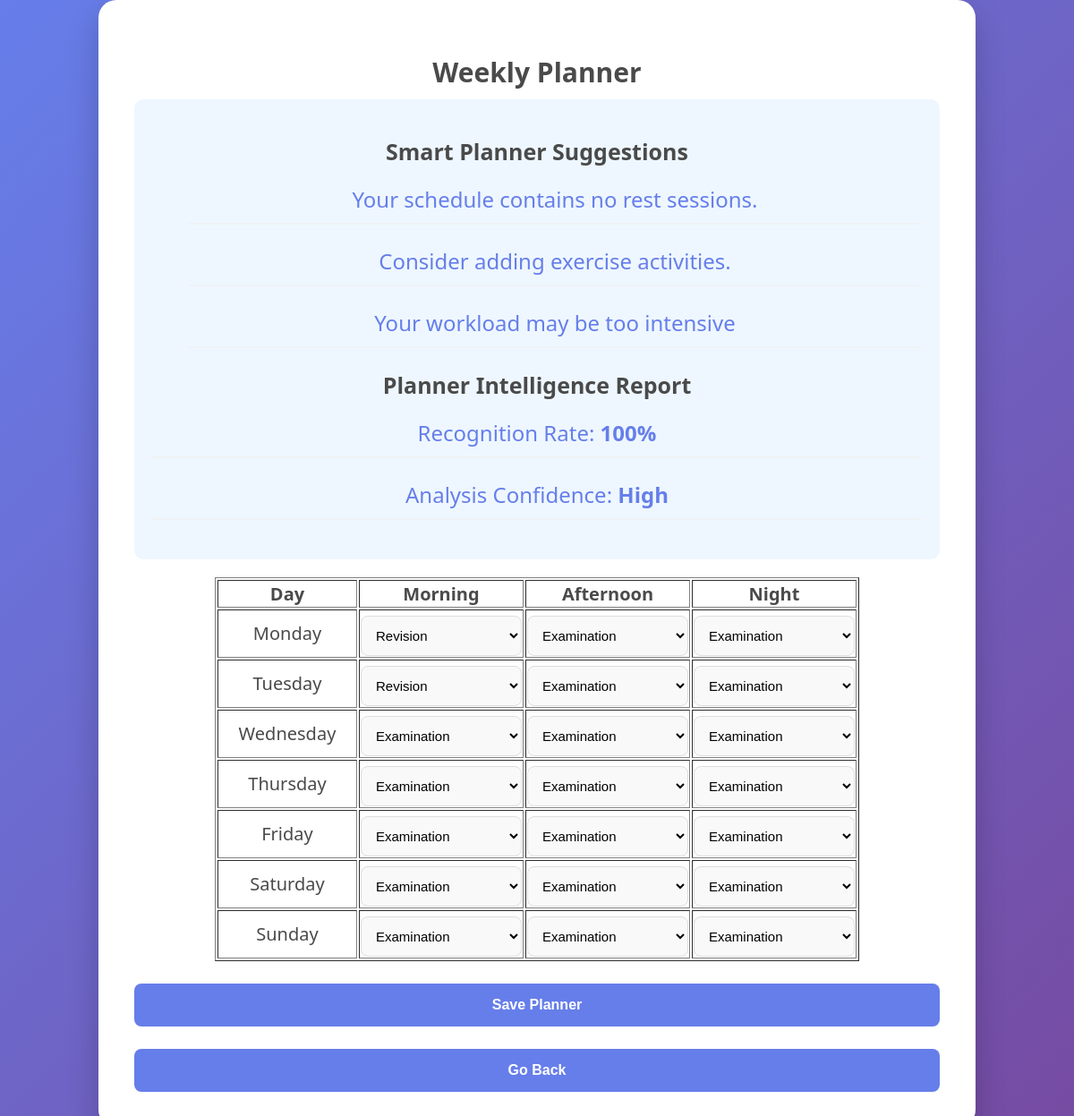
Page /planner (signed in) on the committed database.
### tables this page shows
CREATE TABLE planner (
            id INTEGER PRIMARY KEY AUTOINCREMENT,
            username TEXT,
            day TEXT,
            morning TEXT,
            afternoon TEXT,
            night TEXT
        );

### main.py (the view, shortened to what this page needs)
@app.route('/planner', methods = ['GET', 'POST'])
def planner():
    if 'user' not in session:
        return redirect('/login')
    conn = get_db()
    conn.row_factory = sqlite3.Row
    c = conn.cursor()
    days = ["Monday", "Tuesday", "Wednesday", "Thursday", "Friday", "Saturday", "Sunday"]
    default_presets = ["Lecture", "Self Study", "Rest", "Revision", "Assignment", "Examination"]
    try:
        c.execute("""
            SELECT * FROM planner WHERE username=?
        """, (session['user'],))
        rows = c.fetchall()
        planner_data = {}
        for row in rows:
            planner_data[row['day']] = {
                'morning': row['morning'],
                'afternoon': row['afternoon'],
                'night': row['night']
            }
        c.execute("""
            SELECT task FROM planner_presets WHERE username=?
        """, (session['user'],))
        custom_rows = c.fetchall()
        custom_presets = [row['task'] for row in custom_rows]
        all_presets = list(set(default_presets + custom_presets))
        all_tasks = []
        for day in planner_data.values():
            all_tasks.extend([day["morning"], day["afternoon"], day["night"]])
        categories = [classify_task(task) for task in all_tasks]
        recognition_rate, analysis_confidence, planner_suggestion = generate_planner_suggestion(categories)
        current_task = get_current_task(session['user'])
    finally:
        conn.close()
    return render_template("planner.html", days = days, planner_data = planner_data, all_presets = all_presets, planner_suggestion = planner_suggestion, analysis_confidence = analysis_confidence, recognition_rate = recognition_rate, current_task = current_task)

### main.py (called while the page is built)
def get_db():
    return sqlite3.connect("users.db", timeout = 5)

def get_user_timezone(username):
    conn = get_db()
    conn.row_factory = sqlite3.Row
    c = conn.cursor()
    try:
        c.execute("Select timezone FROM users WHERE username=?", (username,))
        user = c.fetchone()
        if not user:
            return "UTC"
        timezone_setting = user["timezone"]
        if timezone_setting == "AUTO":
            device_tz = session.get("device_timezone", "UTC")
            return device_tz
        return timezone_setting
    finally:
        conn.close()

def get_current_task(username):
    conn = get_db()
    conn.row_factory = sqlite3.Row
    c = conn.cursor()
    try:
        user_timezone = get_user_timezone(username)
        now = datetime.now(ZoneInfo(user_timezone))
        current_day = now.strftime("%A")
        current_hour = now.hour
        if 5 <= current_hour < 12: #5am - Before 12pm
            period = "morning"
        elif current_hour < 18: #12pm - Before 6pm
            period = "afternoon"
        else:
            period = "night"
        c.execute(f"""
            SELECT {period} FROM planner WHERE username=? AND day=?
        """, (username, current_day))
        planner_data = c.fetchone()
        if planner_data:
            return planner_data[period]
        return None
    finally:
        conn.close()

### simulation.py (called while the page is built)
def task_count(categories):
    counts = Counter(categories)
    study_count = max(counts["study"], 0)
    academic_count = max(counts["academic"], 0)
    rest_count = max(counts["rest"], 0)
    exercise_count = max(counts["exercise"], 0)
    work_count = max(counts["work"], 0)
    other_count = max(counts["other"], 0)
    return study_count, academic_count, rest_count, exercise_count, work_count, other_count

### templates/planner.html (shortened to what this page needs)
<!DOCTYPE html>
<html>
    <head>
    </head>
    <body>
        <div class = "container">
            <h1>Weekly Planner</h1>
            <div style = "background: #eef7ff; padding: 20px; border-radius: 10px; margin-bottom: 20px; ">
                <h2>Smart Planner Suggestions</h2>
                <ul>{% for suggestion in planner_suggestion %}
                    <p>{{suggestion}}</p>
                {% endfor %}
                </ul>
                <h2>Planner Intelligence Report</h2>
                <p>Recognition Rate: <b>{{recognition_rate}}%</b></p>
                <p>Analysis Confidence: <b>{{analysis_confidence}}</b></p>
            </div>
            <form method = "POST">
                <table border="1" style="margin: 0 auto; width: 80%;">
                    <tr>
                        <th>Day</th>
                        <th>Morning</th>
                        <th>Afternoon</th>
                        <th>Night</th>
                    </tr>
                    {% for day in days %}
                    <tr>
                        <td>{{day}}</td>
                        <td>
                            <select name = "{{day}}_morning" onchange = "toggleCustom(this, '{{day}}_morning_custom')">
                                {% for task in all_presets %}
                                    <option value = "{{task}}" {% if planner_data.get(day, {}).get('morning') == task %} selected {% endif %}>{{task}}</option>
                                {% endfor %}
                            </select>
                        </td>
                        <td>
                            <select name = "{{day}}_afternoon" onchange = "toggleCustom(this, '{{day}}_afternoon_custom')">
                                {% for task in all_presets %}
                                    <option value = "{{task}}" {% if planner_data.get(day, {}).get('afternoon') == task %} selected {% endif %}>{{task}}</option>
                                {% endfor %}
                            </select>
                        </td>
                        <td>
                            <select name = "{{day}}_night" onchange = "toggleCustom(this, '{{day}}_night_custom')">
                                {% for task in all_presets %}
                                    <option value = "{{task}}" {% if planner_data.get(day, {}).get('night') == task %} selected {% endif %}>{{task}}</option>
                                {% endfor %}
                            </select>
                        </td>
                    </tr>
                    {% endfor %}
                </table>
                <button type = "submit">Save Planner</button>
            </form>
            <nav>
                <a href = "/">
                    <button>Go Back</button>
                </a>
            </nav>
        </div>
    </body>
</html>

### templates/planner.html (style rules this page uses)
body { font-family: 'Segoe UI', Tahoma, Geneva, Verdana, sans-serif; background: linear-gradient(135deg, #667eea 0%, #764ba2 100%); display: flex; justify-content: center; align-items: center; min-height: 100vh; margin: 0; color: #333; }
.container { background: white; padding: 40px; border-radius: 20px; box-shadow: 0 15px 35px rgba(0,0,0,0.2); width: 100%; max-width: 900px; text-align: center; }
h1 { color: #4a4a4a; font-size: 30px; text-align: center; margin-bottom: 10px; }
h2 { color: #4a4a4a; font-size: 25px; text-align: center; margin-bottom: 10px; }
p { color: #667eea; font-size: 24px; border-bottom: 2px solid #f0f2f5; padding-bottom: 10px; margin-top: 20px; }
tr, td { color: #4a4a4a; font-size: 20px; text-align: center; margin-bottom: 10px; }
input, select { width: 100%; padding: 12px; margin-top: 5px; border: 1px solid #ddd; border-radius: 8px; box-sizing: border-box; background-color: #f9f9f9; font-size: 15px; }
button { width: 100%; padding: 15px; background-color: #667eea; color: white; border: none; border-radius: 8px; cursor: pointer; font-size: 16px; font-weight: bold; margin-top: 25px; transition: 0.3s; }

### rows in the picture
planner: day "Monday", morning "Revision", afternoon "Examination", night "Examination"
planner: day "Tuesday", morning "Revision", afternoon "Examination", night "Examination"
planner: day "Wednesday", morning "Examination", afternoon "Examination", night "Examination"
planner: day "Thursday", morning "Examination", afternoon "Examination", night "Examination"
planner: day "Friday", morning "Examination", afternoon "Examination", night "Examination"
planner: day "Saturday", morning "Examination", afternoon "Examination", night "Examination"
planner: day "Sunday", morning "Examination", afternoon "Examination", night "Examination"

### other values in the picture
{{ suggestion }} "Your schedule contains no rest sessions." "Consider adding exercise activities." "Your workload may be too intensive"
{{ recognition_rate }} "100"
{{ analysis_confidence }} "High"
